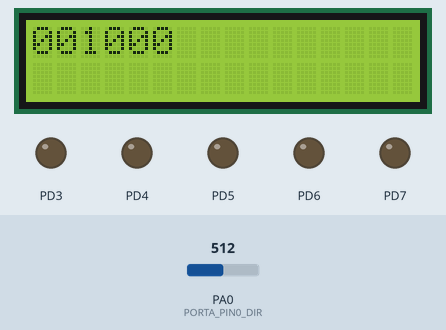
Recording of a program running on a simulated ATmega32, built with avr-gcc and emulated at 8 MHz. On the bench: 16×2 character LCD, output pins drawn as LEDs (lit = HIGH). Wiring (inferred from the names in the program): character LCD (HD44780): RS PD0; R/W PD1; E PD2; data PC0, PC1, PC2, PC3, PC4, PC5, PC6, PC7. The test bench sets the inputs (shaded band); at power-on: PA0 (PORTA_PIN0_DIR) = 512. Pins used as bus, display or sensor lines are not drawn.

Above: at 1.2 s.
1.3 s: PA0 (PORTA_PIN0_DIR) set to 716
At 2.4 s:
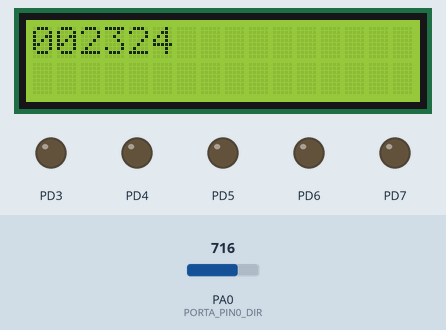
2.9 s: PA0 (PORTA_PIN0_DIR) set to 900
At 4.2 s:
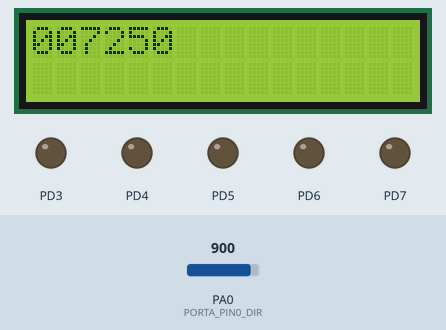
4.5 s: PA0 (PORTA_PIN0_DIR) set to 1023
At 6.0 s:
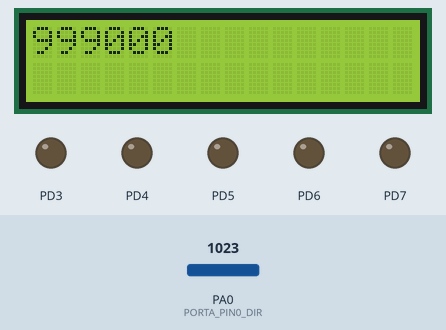
Timing chart, 0 to 7.5 s (numbered marks = the images above; inputs shaded):
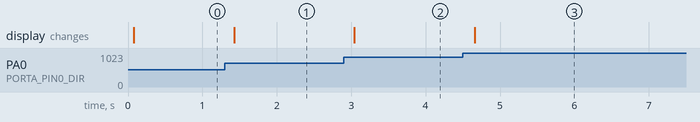

Measured:
- after the input at 1.3 s, the display: changes after 0.13 s (image 1)
- after the input at 2.9 s, the display: changes after 0.14 s (image 2)
- after the input at 4.5 s, the display: changes after 0.16 s (image 3)

The program:

main.c
```c
/*
 * main.c
 *
 *  Created on: Mar 4, 2020
 *      Author: SARA
 */
#include "BIT_MATH.h"
#include "STD_TYPES.h"

#include "PORT_interface.h"
#include "DIO_interface.h"

#include "CLCD_interface.h"
#include "ADC_interface.h"
#include "ADC_config.h"
#include <avr/delay.h>

void main(void)
{
	PortInit();
	CLCD_VoidIntialize();
	ADC_voidInit();

	u32	 sara;
	u8 i;
	u32 anlogVal;

	u32 oneVal;
	u32 RVal_num;
	u32 RVal_dem;
	u32 RUN;
	while(1)
	{
		sara = ADC_u8GetChnnelReading(channel_SINGLE_ADC0);
		anlogVal = (5000*sara)/1024; //mvolt
		RVal_num = (1000 *anlogVal);
		RVal_dem = (5000 - anlogVal);
		RUN = RVal_num/RVal_dem;
		CLCD_voidWriteCmd(Clear_Display);


		for(i=0;i<6;i++)
		{
			oneVal = RUN%10 +'0';
			CLCD_voidGOToLocation(CLCD_LINE_1, 5-i);

			CLCD_voidWriteDate(oneVal);
			RUN/=10;


		}
		_delay_ms(100);

	}
}
```

ADC_interface.h
```c
void  ADC_voidInit(void);
u16 ADC_u8GetChnnelReading(u8 channel);
```

ADC_program.c
```c
#include "STD_TYPES.h"
#include "BIT_MATH.h"
#include "ADC_register.h"
#include "ADC_interface.h"


//8 bit mode  ADC using polling
void  ADC_voidInit(void)
{
	//ADC refrence volate  on external capcitor
	CLEAR_BIT(ADMUX,7);
	SET_BIT(ADMUX,6);

	//ADC right adjusment
	CLEAR_BIT(ADMUX,5);
	//enable  ADC
	SET_BIT(ADCSRA,7);
	//prescalar to 128
	SET_BIT(ADCSRA,2);
	SET_BIT(ADCSRA,1);
	SET_BIT(ADCSRA,0);
}

u16 ADC_u8GetChnnelReading(u8 channel)
{
	// set channel ADMUX

	ADMUX&=0b11100000;
	ADMUX|=channel;

	//start conversion

	SET_BIT(ADCSRA,6);

	// polling to the interrupt flag
	while(GET_BIT(ADCSRA,4)==0);
	SET_BIT(ADCSRA,4);
	//return result
	return ADC;

}
```

ADC_config.h
```c
#define channel_SINGLE_ADC0          0b00000000
#define channel_SINGLE_ADC1          0b00000001
#define channel_SINGLE_ADC2          0b00000010
#define channel_SINGLE_ADC3          0b00000011
#define channel_SINGLE_ADC4          0b00000100
#define channel_SINGLE_ADC5          0b00000101
#define channel_SINGLE_ADC6          0b00000110
#define channel_SINGLE_ADC7          0b00000111
```

CLCD_config.h
```c
/***********************************************/
/*Author: sara youssif*
version:V01
Date:14/1/2019*/

/*Description : This API shall inizalize LCD*/

#define CLCD_u8_RS_PORT 'D'
#define CLCD_u8_RS_PIN  0
#define CLCD_u8_RW_PORT 'D'
#define CLCD_u8_RW_PIN  1

#define CLCD_u8_E_PORT  'D'
#define CLCD_u8_E_PIN  2

#define CLCD_u8_DATA_PORT 'C'
#define CLCD_u8_D0 0
#define ClCD_u8_D1 1
#define CLCD_u8_D2 2
#define CLCD_u8_D3 3
#define CLCD_u8_D4 4
#define CLCD_u8_D5 5
#define CLCD_u8_D6 6
#define CLCD_u8_D7 7
```

CLCD_interface.h
```c
/*Author: sara youssif*
version:V01
Date:14/1/2019*/

/*Description : This API shall inizalize LCD*/
#include "STD_TYPES.h"

void CLCD_VoidIntialize(void);

/*Description : This API shall display data on LCD*/
void CLCD_voidWriteDate(u8 Copy_u8Data);


/*Description : This API shall execute command on  LCD*/
void CLCD_voidWriteCmd(u8 copy_u8cmd);

void CLCD_voidSetDataPort(u8 Copy_u8Data);

void CLCD_voidGOToLocation(u8 copy_LineNb,u8 copy_Postion);
void CLCD_voidWriteString(u8 * copy_pu8String);
#define Display_control 0x0F
#define return_home 0x02
#define Entry_shiftleft_Mode 0x03
#define Entry_shiftright_Mode 0x01
#define Clear_Display 0x01
#define CLCD_LINE_1 1
#define CLCD_LINE_2 2
```

CLCD_program.c
```c
/*Author: sara youssif*
version:V01
Date:14/1/2019*/

/*Description : This API shall inizalize LCD*/
#include "STD_TYPES.h"
#include "BIT_MATH.h"
#include "CLCD_config.h"
#include "CLCD_interface.h"

#include <avr/delay.h>

#define Display_control 0x0F


#define CLCD_LINE_1_CMCD 0x80
#define CLCD_LINE_2_CMCD 0xc0

void CLCD_VoidIntialize(void)
{
	SetPinValue(CLCD_u8_RS_PORT,CLCD_u8_RS_PIN,0);
	SetPinValue(CLCD_u8_RW_PORT,CLCD_u8_RW_PIN,0);
	SetPinValue(CLCD_u8_E_PORT,CLCD_u8_E_PIN,0);
	/*set rs=1*/
	_delay_ms(40);
	CLCD_voidWriteCmd(0b00111111);
	CLCD_voidWriteCmd(0b00001100);
	CLCD_voidWriteCmd(0b00000001);

	/*set RW=0*/
	_delay_ms(2);

}

/*Description : This API shall display data on LCD*/
void CLCD_voidWriteDate(u8 Copy_u8Data)
{
	/*set rs=1*/
	SetPinValue(CLCD_u8_RS_PORT,CLCD_u8_RS_PIN,1);
	/*set RW=0*/
	SetPinValue(CLCD_u8_RW_PORT,CLCD_u8_RW_PIN,0);
	/*Set Data on Data Port*/
	CLCD_voidSetDataPort(Copy_u8Data);

	/*Enable pulse*/
	SetPinValue(CLCD_u8_E_PORT,CLCD_u8_E_PIN,1);
	_delay_ms(1);
		SetPinValue(CLCD_u8_E_PORT,CLCD_u8_E_PIN,0);
		_delay_ms(1);
}

/*Description : This API shall execute command on  LCD*/
void CLCD_voidWriteCmd(u8 copy_u8cmd)
{
	/*set rs=0*/
	SetPinValue(CLCD_u8_RS_PORT,CLCD_u8_RS_PIN,0);
	/*set RW=0*/
	SetPinValue(CLCD_u8_RW_PORT,CLCD_u8_RW_PIN,0);
	/*Set Data on Data Port*/
	CLCD_voidSetDataPort(copy_u8cmd);

	/*Enable pulse*/
	SetPinValue(CLCD_u8_E_PORT,CLCD_u8_E_PIN,1);
	_delay_ms(1);
		SetPinValue(CLCD_u8_E_PORT,CLCD_u8_E_PIN,0);
		_delay_ms(1);
}


void CLCD_voidSetDataPort(u8 Copy_u8Data)
{
	u8 Local_u8BitVal;
	Local_u8BitVal=GET_BIT(Copy_u8Data,0);
	SetPinValue(CLCD_u8_DATA_PORT,CLCD_u8_D0,Local_u8BitVal);

	Local_u8BitVal=GET_BIT(Copy_u8Data,1);
	SetPinValue(CLCD_u8_DATA_PORT,ClCD_u8_D1,Local_u8BitVal);

	Local_u8BitVal=GET_BIT(Copy_u8Data,2);
	SetPinValue(CLCD_u8_DATA_PORT,CLCD_u8_D2,Local_u8BitVal);
	Local_u8BitVal=GET_BIT(Copy_u8Data,3);
	SetPinValue(CLCD_u8_DATA_PORT,CLCD_u8_D3,Local_u8BitVal);
	Local_u8BitVal=GET_BIT(Copy_u8Data,4);
	SetPinValue(CLCD_u8_DATA_PORT,CLCD_u8_D4,Local_u8BitVal);
	Local_u8BitVal=GET_BIT(Copy_u8Data,5);
	SetPinValue(CLCD_u8_DATA_PORT,CLCD_u8_D5,Local_u8BitVal);
	Local_u8BitVal=GET_BIT(Copy_u8Data,6);
	SetPinValue(CLCD_u8_DATA_PORT,CLCD_u8_D6,Local_u8BitVal);
	Local_u8BitVal=GET_BIT(Copy_u8Data,7);
	SetPinValue(CLCD_u8_DATA_PORT,CLCD_u8_D7,Local_u8BitVal);

}
void CLCD_voidGOToLocation(u8 copy_LineNb,u8 copy_Postion)
{
	if(copy_LineNb == CLCD_LINE_1)
	{
		CLCD_voidWriteCmd(CLCD_LINE_1_CMCD + copy_Postion);
	}
	else if (copy_LineNb == CLCD_LINE_2)
	{
		CLCD_voidWriteCmd(CLCD_LINE_2_CMCD + copy_Postion);
	}
	else
	{

	}

}

void CLCD_voidWriteString(u8 * copy_pu8String)
{
	u8 Local_u8Counter=0;
	while(copy_pu8String[Local_u8Counter]!='\0' )
	{
		CLCD_voidWriteDate(copy_pu8String[Local_u8Counter]);
		Local_u8Counter++;
	}
}
```

ADC_register.h
```c
#define  ADMUX          *((volatile u8 *)0x27)
#define  ADCSRA         *((volatile u8 *)0x26)
#define  ADCH           *((volatile u8 *)0x25)
#define  ADCL           *((volatile u8 *)0x24)

#define  ADC           *((volatile u16 *)0x24)
```

BIT_MATH.h
```c
#define SET_BIT(VAR,BIT_NO) (VAR|=(1<<BIT_NO))
#define CLEAR_BIT(VAR,BIT_NO) (VAR&=~(1<<BIT_NO))
#define TOGGLE_BIT(VAR,BIT_NO)	(VAR^=(1<<BIT_NO))
#define GET_BIT(VAR,BIT_NO)	((VAR>>BIT_NO)&(1))
#define CIRC_RSHIFT(VAR,N_SHIFTS) (VAR>>N_SHIFTS)|(VAR<<(sizeof(char)*8-N_SHIFTS))
#define CIRC_LSHIFT(VAR,N_SHIFTS) (VAR<<N_SHIFTS)|(VAR>>(sizeof(char)*8-N_SHIFTS))
```

DIO_config.h
```c

```

DIO_interface.h
```c
void SetPinDirection(u8 Port, u8 Pin, u8 Dir);
void SetPinValue(u8 Port, u8 Pin, u8 value);
u8 GetPinValue(u8 Port, u8 Pin);
```

DIO_private.h
```c

```

DIO_program.c
```c
#include "STD_TYPES.H"
#include "BIT_MATH.h"
#include "DIO_interface.h"
#include "DIO_register.h"
#include "DIO_private.h"
#include "DIO_config.h"

void SetPinDirection(u8 Port, u8 Pin, u8 Dir){
	switch (Port)
	{
		case 'A':
			if(Dir==0)
			{
				CLEAR_BIT(DDRA,Pin);
			}
			else{
				SET_BIT(DDRA,Pin);
			}
			break;

		case 'B':
			if(Dir==0)
			{
				CLEAR_BIT(DDRB,Pin);
			}
			else
			{
				SET_BIT(DDRB,Pin);
			}
			break;

		case 'C':
			if(Dir==0)
			{
				CLEAR_BIT(DDRC,Pin);
			}
			else
			{
				SET_BIT(DDRC,Pin);
			}
			break;

		case 'D':
			if(Dir==0)
			{
				CLEAR_BIT(DDRD,Pin);
			}
			else{
				SET_BIT(DDRD,Pin);
			}
			break;

	}
}

void SetPinValue(u8 Port, u8 Pin, u8 value){

	switch (Port)
	{
		case 'A':
			if(value==0)
			{
				CLEAR_BIT(PORTA,Pin);
			}
			else{
				SET_BIT(PORTA,Pin);
			}
			break;

		case 'B':
			if(value==0)
			{
				CLEAR_BIT(PORTB,Pin);
			}
			else
			{
				SET_BIT(PORTB,Pin);
			}
			break;

		case 'C':
			if(value==0)
			{
				CLEAR_BIT(PORTC,Pin);
			}
			else
			{
				SET_BIT(PORTC,Pin);
			}
			break;

		case 'D':
			if(value==0)
			{
				CLEAR_BIT(PORTD,Pin);
			}
			else{
				SET_BIT(PORTD,Pin);
			}
			break;

	}
}

u8 GetPinValue(u8 Port, u8 Pin){
	u8 Result;
	switch (Port)
	{
		case 'A': Result= GET_BIT(PINA,Pin);

			break;

		case 'B':Result= GET_BIT(PINB,Pin);
			break;

		case 'C': Result= GET_BIT(PINC,Pin);

			break;

		case 'D': Result= GET_BIT(PIND,Pin);

			break;

	}
	return Result;
}
```

DIO_register.h
```c
#define PORTA *((u8*)0x3B)
#define DDRA *((u8*)0x3A)
#define PINA *((u8*)0x39)

#define PORTB *((u8*)0x38)
#define DDRB *((u8*)0x37)
#define PINB *((u8*)0x36)

#define PORTC *((u8*)0x35)
#define DDRC *((u8*)0x34)
#define PINC *((u8*)0x33)

#define PORTD *((u8*)0x32)
#define DDRD *((u8*)0x31)
#define PIND *((u8*)0x30)
```

PORT_config.h
```c
//input 0 output 1
#define PORTA_PIN0_DIR 0
#define PORTA_PIN1_DIR 0
#define PORTA_PIN2_DIR 0
#define PORTA_PIN3_DIR 0
#define PORTA_PIN4_DIR 0
#define PORTA_PIN5_DIR 0
#define PORTA_PIN6_DIR 0
#define PORTA_PIN7_DIR 0

#define PORTB_PIN0_DIR 0
#define PORTB_PIN1_DIR 0
#define PORTB_PIN2_DIR 0
#define PORTB_PIN3_DIR 0
#define PORTB_PIN4_DIR 0
#define PORTB_PIN5_DIR 0
#define PORTB_PIN6_DIR 0
#define PORTB_PIN7_DIR 0

#define PORTC_PIN0_DIR 1
#define PORTC_PIN1_DIR 1
#define PORTC_PIN2_DIR 1
#define PORTC_PIN3_DIR 1
#define PORTC_PIN4_DIR 1
#define PORTC_PIN5_DIR 1
#define PORTC_PIN6_DIR 1
#define PORTC_PIN7_DIR 1

#define PORTD_PIN0_DIR 1
#define PORTD_PIN1_DIR 1
#define PORTD_PIN2_DIR 1
#define PORTD_PIN3_DIR 1
#define PORTD_PIN4_DIR 1
#define PORTD_PIN5_DIR 1
#define PORTD_PIN6_DIR 1
#define PORTD_PIN7_DIR 1
/*set intial value of  pin*/
#define PORTA_PIN0_INTIALVALUE 0
#define PORTA_PIN1_INTIALVALUE 0
#define PORTA_PIN2_INTIALVALUE 0
#define PORTA_PIN3_INTIALVALUE 0
#define PORTA_PIN4_INTIALVALUE 0
#define PORTA_PIN5_INTIALVALUE 0
#define PORTA_PIN6_INTIALVALUE 0
#define PORTA_PIN7_INTIALVALUE 0

#define PORTB_PIN0_INTIALVALUE 0
#define PORTB_PIN1_INTIALVALUE 0
#define PORTB_PIN2_INTIALVALUE 0
#define PORTB_PIN3_INTIALVALUE 0
#define PORTB_PIN4_INTIALVALUE 0
#define PORTB_PIN5_INTIALVALUE 0
#define PORTB_PIN6_INTIALVALUE 0
#define PORTB_PIN7_INTIALVALUE 0

#define PORTC_PIN0_INTIALVALUE 0
#define PORTC_PIN1_INTIALVALUE 0
#define PORTC_PIN2_INTIALVALUE 0
#define PORTC_PIN3_INTIALVALUE 0
#define PORTC_PIN4_INTIALVALUE 0
#define PORTC_PIN5_INTIALVALUE 0
#define PORTC_PIN6_INTIALVALUE 0
#define PORTC_PIN7_INTIALVALUE 0

#define PORTD_PIN0_INTIALVALUE 0
#define PORTD_PIN1_INTIALVALUE 0
#define PORTD_PIN2_INTIALVALUE 0
#define PORTD_PIN3_INTIALVALUE 0
#define PORTD_PIN4_INTIALVALUE 0
#define PORTD_PIN5_INTIALVALUE 0
#define PORTD_PIN6_INTIALVALUE 0
#define PORTD_PIN7_INTIALVALUE 0
```

PORT_interface.h
```c
void PortInit(void);
```

PORT_private.h
```c
#define conc(b7,b6,b5,b4,b3,b2,b1,b0) conc_Help(b7,b6,b5,b4,b3,b2,b1,b0)
#define conc_Help(b7,b6,b5,b4,b3,b2,b1,b0) 0b##b7##b6##b5##b4##b3##b2##b1##b0
#define PORTA_DIR conc(PORTA_PIN7_DIR,PORTA_PIN6_DIR,PORTA_PIN5_DIR,PORTA_PIN4_DIR,PORTA_PIN3_DIR,PORTA_PIN2_DIR,PORTA_PIN1_DIR ,PORTA_PIN0_DIR)
#define PORTB_DIR conc(PORTB_PIN7_DIR,PORTB_PIN6_DIR,PORTB_PIN5_DIR,PORTB_PIN4_DIR,PORTB_PIN3_DIR,PORTB_PIN2_DIR,PORTB_PIN1_DIR ,PORTB_PIN0_DIR)
#define PORTC_DIR conc(PORTC_PIN7_DIR,PORTC_PIN6_DIR,PORTC_PIN5_DIR,PORTC_PIN4_DIR,PORTC_PIN3_DIR,PORTC_PIN2_DIR,PORTC_PIN1_DIR ,PORTC_PIN0_DIR)
#define PORTD_DIR conc(PORTD_PIN7_DIR,PORTD_PIN6_DIR,PORTD_PIN5_DIR,PORTD_PIN4_DIR,PORTD_PIN3_DIR,PORTD_PIN2_DIR,PORTD_PIN1_DIR ,PORTD_PIN0_DIR)


#define PORTA_INTIALVALUE conc(PORTA_PIN7_INTIALVALUE,PORTA_PIN6_INTIALVALUE,PORTA_PIN5_INTIALVALUE,PORTA_PIN4_INTIALVALUE,PORTA_PIN3_INTIALVALUE,PORTA_PIN2_INTIALVALUE,PORTA_PIN1_INTIALVALUE ,PORTA_PIN0_INTIALVALUE)
#define PORTB_INTIALVALUE conc(PORTB_PIN7_INTIALVALUE,PORTB_PIN6_INTIALVALUE,PORTB_PIN5_INTIALVALUE,PORTB_PIN4_INTIALVALUE,PORTB_PIN3_INTIALVALUE,PORTB_PIN2_INTIALVALUE,PORTB_PIN1_INTIALVALUE ,PORTB_PIN0_INTIALVALUE)
#define PORTC_INTIALVALUE conc(PORTC_PIN7_INTIALVALUE,PORTC_PIN6_INTIALVALUE,PORTC_PIN5_INTIALVALUE,PORTC_PIN4_INTIALVALUE,PORTC_PIN3_INTIALVALUE,PORTC_PIN2_INTIALVALUE,PORTC_PIN1_INTIALVALUE ,PORTC_PIN0_INTIALVALUE)
#define PORTD_INTIALVALUE conc(PORTD_PIN7_INTIALVALUE,PORTD_PIN6_INTIALVALUE,PORTD_PIN5_INTIALVALUE,PORTD_PIN4_INTIALVALUE,PORTD_PIN3_INTIALVALUE,PORTD_PIN2_INTIALVALUE,PORTD_PIN1_INTIALVALUE ,PORTD_PIN0_INTIALVALUE)
                      
```

PORT_program.c
```c
#include "STD_TYPES.h"
#include "BIT_math.h"
#include"PORT_interface.h"
#include "PORT_config.h"
#include "PORT_private.h"
#include "PORT_register.h"
void PortInit(void)
{
	DDRA=PORTA_DIR;
	DDRB=PORTB_DIR;
	DDRC=PORTC_DIR;
	DDRD=PORTD_DIR;

	PORTA=PORTA_INTIALVALUE;
	PORTB=PORTB_INTIALVALUE;
	PORTC=PORTC_INTIALVALUE;
	PORTD=PORTD_INTIALVALUE;
}
```

PORT_register.h
```c
#define DDRA *((u8*)0x3A)
#define DDRB *((u8*)0x37)
#define DDRC *((u8*)0x34)
#define DDRD *((u8*)0x31)

/*dah 3shan el port*/
#define PORTA *((u8*)0x3B)
#define PORTB *((u8*)0x38)
#define PORTC *((u8*)0x35)
#define PORTD *((u8*)0x32)
```

STD_TYPES.h
```c
#define u8 unsigned char
#define u16 unsigned short int
#define u32 unsigned long int

#define s8 signed char
#define s16 signed short int
#define s32 signed long int

#define f32 float
#define f64 double
#define f96 long double
```
